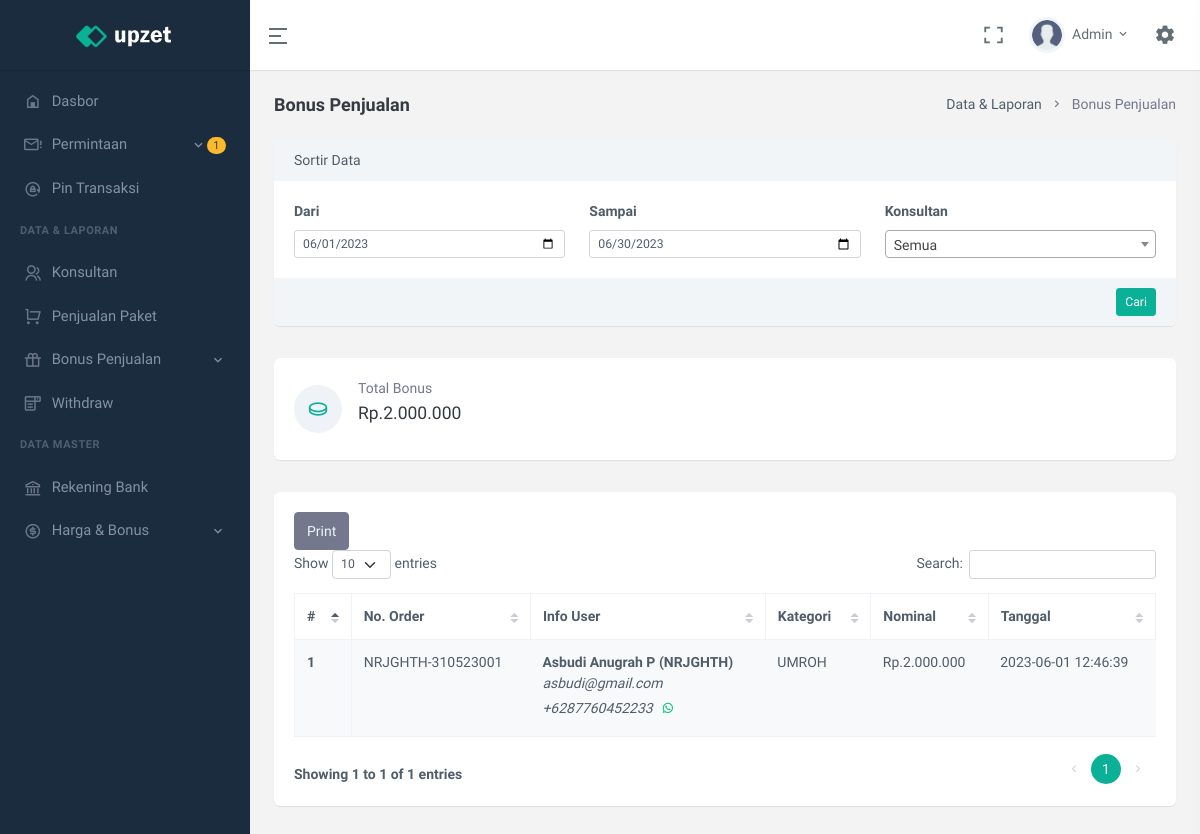
Page /bonus-penjualan.php (signed in) on the committed database.
### tables this page shows
CREATE TABLE `user` (
  `id` int(11) UNSIGNED NOT NULL,
  `code_referral` varchar(7) NOT NULL,
  `email` varchar(250) NOT NULL,
  `name` varchar(25) NOT NULL,
  `no_telpn` varchar(25) NOT NULL,
  `password` text NOT NULL,
  `role_user` enum('ADMIN','OWNER','KONSULTAN') NOT NULL DEFAULT 'KONSULTAN',
  `upline` varchar(7) NOT NULL DEFAULT 'ADMIN',
  `status` enum('AKTIF','TIDAK AKTIF') NOT NULL DEFAULT 'TIDAK AKTIF',
  `join_date` datetime NOT NULL
);

CREATE TABLE `history_bonus_penjualan` (
  `id` int(11) UNSIGNED NOT NULL,
  `code_order` varchar(20) NOT NULL,
  `code_referral` varchar(7) NOT NULL,
  `category` enum('UMROH','HAJI') NOT NULL,
  `nominal` double NOT NULL,
  `date` datetime NOT NULL
);

### modal/ConnectionsClass.php (called while the page is built, shortened)
<?php
class ConnectionsClass{
    private $servername = "localhost";
    private $username = "root";
    private $password = "";
    private $dbname = "nrj_tour";
    protected function dbConn(){
        $connect = new mysqli($this->servername, $this->username, $this->password, $this->dbname);
        if($connect){
            return $connect;
        }
    }
    protected function dbCheck(?string $tableName = null){
        $sql = "SHOW TABLES LIKE '" . $tableName . "'";
        $exe = $this->dbConn()->query($sql);
        $result = $exe->num_rows;
        return $result;
    }
}
?>

### modal/userClass.php (called while the page is built, shortened)
<?php
class userClass extends ConnectionsClass{
    private $table_name = "user";
    public function __construct(){
        if($this->dbCheck($this->table_name) == 0){
            $sql = "CREATE TABLE " . $this->table_name . " (
                id INT(11) UNSIGNED AUTO_INCREMENT PRIMARY KEY,
                code_referral VARCHAR(7) NOT NULL UNIQUE,
                email VARCHAR(250) NOT NULL UNIQUE,
                name VARCHAR(25) NOT NULL,
                no_telpn VARCHAR(25) NOT NULL UNIQUE,
                password TEXT NOT NULL,
                role_user ENUM('ADMIN','OWNER','KONSULTAN') NOT NULL DEFAULT 'KONSULTAN',
                upline VARCHAR(7) NOT NULL DEFAULT 'ADMIN',
                status ENUM('AKTIF','TIDAK AKTIF') NOT NULL DEFAULT 'TIDAK AKTIF',
                join_date DATETIME NOT NULL
            )";
            $this->dbConn()->query($sql);
            $this->dbConn()->close();
        }
    }
    public function selectUser(?string $param = null, ?string $key1 = null, ?string $key2 = null, ?string $key3 = null, ?string $key4 = null){
        if($param == "oneCondition"){
            $sql = "SELECT * FROM " . $this->table_name . " WHERE " . $key1 . " = '" . $key2 . "' ORDER BY join_date DESC";
        }elseif($param == "checkForUpdate"){
            $sql = "SELECT * FROM " . $this->table_name . " WHERE " . $key1 . " = '" . $key2 . "' AND code_referral <> '" . $key3 . "'";
        }
        $exe = $this->dbConn()->query($sql);
        while($rows = $exe->fetch_assoc()){
            $data[] = $rows;
        }
        $result["data"] = $data;
        $result["nums"] = $exe->num_rows;
        return $result;
    }
}
?>

### config/userLogin.php (called while the page is built, shortened)
<?php
$userClass = new userClass();
$dataLogin = $userClass->selectUser("oneCondition","code_referral",$_SESSION['id_nrjtour']);
foreach($dataLogin['data'] as $row){
    $name = $row['name'];
    $role_user = $row['role_user'];
}
?>

### modal/withdrawClass.php (called while the page is built, shortened)
<?php
class withdrawClass extends ConnectionsClass{
    private $table_name = "withdraw";
    public function __construct(){
        if($this->dbCheck($this->table_name) == 0){
            $sql = "CREATE TABLE " . $this->table_name . " (
                id INT(11) UNSIGNED AUTO_INCREMENT PRIMARY KEY,
                code_referral VARCHAR(7) NOT NULL,
                nominal DOUBLE NOT NULL,
                status ENUM('PENDING','DITOLAK','SUCCESS') NOT NULL DEFAULT 'PENDING',
                date DATETIME NOT NULL
            )";
            $this->dbConn()->query($sql);
            $this->dbConn()->close();
        }
    }
    public function selectWithdraw(?string $param = null, ?string $key1 = null, ?string $key2 = null){
        if($param == "oneCondition"){
            $sql = "SELECT * FROM " . $this->table_name . " WHERE " . $key1 . " = '" . $key2 . "' ORDER BY date DESC";
        }else{
            $sql = "SELECT * FROM " . $this->table_name . " ORDER BY date DESC";
        }
        $exe = $this->dbConn()->query($sql);
        $result["data"] = $data;
        $result["nums"] = $exe->num_rows;
        return $result;
    }
}
?>

### modal/dataPenjualanClass.php (called while the page is built, shortened)
<?php
class dataPenjualanClass extends ConnectionsClass{
    private $table_name = "data_penjualan";
    public function selectDataPenjualan(?string $param = null, ?string $key1 = null, ?string $key2 = null, ?string $key3 = null, ?string $key4 = null){
        if($param == "oneCondition"){
            $sql = "SELECT * FROM " . $this->table_name . " WHERE " . $key1 . " = '" . $key2 . "' ORDER BY date DESC";
        }elseif($param == "dateUser"){
            $sql = "SELECT * FROM " . $this->table_name . " WHERE perekrut = '" . $key1 . "' AND (date >= '" . $key2 . " 00:00:00' AND date <= '" . $key3 . " 23:59:59') ORDER BY date DESC LIMIT 1";
        }else{
            $sql = "SELECT * FROM " . $this->table_name . " ORDER BY date DESC";
        }
        $exe = $this->dbConn()->query($sql);
        while($rows = $exe->fetch_assoc()){
            $data[] = $rows;
        }
        $result["data"] = $data;
        $result["nums"] = $exe->num_rows;
        return $result;
    }
}
?>

### modal/historyBonusPenjualanClass.php (called while the page is built, shortened)
<?php
class historyBonusPenjualanClass extends ConnectionsClass{
    private $table_name = "history_bonus_penjualan";
    public function selectHistoryBonusPenjualan(?string $param = null, ?string $key1 = null, ?string $key2 = null, ?string $key3 = null, ?string $key4 = null){
        if($param == "allData"){
            $sql = "SELECT * FROM " . $this->table_name . " WHERE date >= '" . $key1 . " 00:00:00' AND date <= '" . $key2 . " 23:59:59' ORDER BY date DESC";
        }elseif($param == "byUser"){
            $sql = "SELECT * FROM " . $this->table_name . " WHERE date >= '" . $key1 . " 00:00:00' AND date <= '" . $key2 . " 23:59:59' AND code_referral = '" . $key3 . "' ORDER BY date DESC";
        }
        $exe = $this->dbConn()->query($sql);
        while($rows = $exe->fetch_assoc()){
            $data[] = $rows;
        }
        $result["data"] = $data;
        $result["nums"] = $exe->num_rows;
        return $result;
    }
}
?>

### config/bonusPenjualanConfig.php (the view, shortened to what this page needs)
<?php
$historyBonusPenjualanClass = new historyBonusPenjualanClass();
function dataTable($from, $to, $user){
    global $historyBonusPenjualanClass;
    global $role_user;
    $num = 1;
    $data = $historyBonusPenjualanClass->selectHistoryBonusPenjualan("byUser", $from, $to, $user);
    if($user == "all"){
        $data = $historyBonusPenjualanClass->selectHistoryBonusPenjualan("allData", $from, $to);
    }
    foreach($data['data'] as $row){
        $fee = number_format($row['nominal'],0,",",".");
        echo '<tr>
                <th> ' . $num++ . ' </th>
                <td>
                    ' . $row['code_order'] . '
                </td>';
        if($role_user == "ADMIN"){
            echo '<td>
                    <strong>' . dataUser($row['code_referral'])['name'] . ' (' . $row['code_referral'] . ')</strong><br>
                    <i>' . dataUser($row['code_referral'])['email'] . '</i><br>
                    <i>+62' . dataUser($row['code_referral'])['no_telpn'] . '</i><a href="https://api.whatsapp.com/send?phone=62' . dataUser($row['code_referral'])['no_telpn'] . '" class="btn btn-sm text-success radius-5"><i class="mx-auto ri-whatsapp-line"></i></a><br>
                </td>';
        }
        echo   '<td>' . $row['category'] . '</td>
                <td>Rp.' . $fee . '</td>
                <td>' . $row['date'] . '</td>
            </tr>';
    }
}
function totalBonus($from, $to, $user){
    global $historyBonusPenjualanClass;
    $total = 0;
    $data = $historyBonusPenjualanClass->selectHistoryBonusPenjualan("byUser", $from, $to, $user);
    if($user == "all"){
        $data = $historyBonusPenjualanClass->selectHistoryBonusPenjualan("allData", $from, $to);
    }
    foreach($data['data'] as $row){
        $total += $row['nominal'];
    }
    echo number_format($total,0,",",".");
}
function optUser($user){
    global $userClass;
    $data = $userClass->selectUser("oneCondition","role_user","KONSULTAN");
}
function dataUser($idUser){
    global $userClass;
    $data = $userClass->selectUser("oneCondition","code_referral",$idUser);
    foreach($data['data'] as $row){
        $result['name'] = $row['name'];
        $result['email'] = $row['email'];
        $result['no_telpn'] = $row['no_telpn'];
        $result['status'] = $row['status'];
    }
    $result['nums'] = $data['nums'];
    return $result;
}
?>

### partial/topBar.php (shortened to what this page needs)
<header id="page-topbar">
    <div class="navbar-header">
        <div class="d-flex">
            <div class="navbar-brand-box text-center">
                <a href="index.html" class="logo logo-light">
                    <span class="logo-lg">
                        <img src="assets/images/logo-light.png" alt="logo-light" height="24">
                    </span>
                </a>
            </div>
            <button type="button" class="btn btn-sm px-3 font-size-24 header-item waves-effect" id="vertical-menu-btn">
                <i class="ri-menu-2-line align-middle"></i>
            </button>
        </div>
        <div class="d-flex">
            <div class="dropdown d-none d-lg-inline-block ms-1">
                <button type="button" class="btn header-item noti-icon waves-effect" data-toggle="fullscreen">
                    <i class="ri-fullscreen-line"></i>
                </button>
            </div>
            <div class="dropdown d-inline-block user-dropdown">
                <button type="button" class="btn header-item waves-effect" id="page-header-user-dropdown"
                    data-bs-toggle="dropdown" aria-haspopup="true" aria-expanded="false">
                    <img class="rounded-circle header-profile-user" src="assets/images/users/avatar-2.png"
                        alt="Header Avatar">
                    <span class="d-none d-xl-inline-block ms-1"><?= explode(" ",$name)[0] ?></span>
                    <i class="mdi mdi-chevron-down d-none d-xl-inline-block"></i>
                </button>
            </div>
            <div class="dropdown d-inline-block">
                <button type="button" class="btn header-item noti-icon right-bar-toggle waves-effect">
                    <i class="mdi mdi-cog"></i>
                </button>
            </div>
        </div>
    </div>
</header>

### partial/sideBar.php (shortened to what this page needs)
<?php
    $dataPenjualanClass = new dataPenjualanClass();
    $withdrawClass = new withdrawClass();
?>
<div class="vertical-menu">
    <div data-simplebar class="h-100">
        <div id="sidebar-menu">
            <ul class="metismenu list-unstyled" id="side-menu">
                <li>
                    <a href="dasbor" class="waves-effect">
                        <i class="mdi mdi-home-variant-outline"></i>
                        <span>Dasbor</span>
                    </a>
                </li>
                <?php
                    if($role_user == "ADMIN"){
                        $dataNotif = $dataPenjualanClass->selectDataPenjualan("all");
                        $orderNumPendingNotif = 0;
                        $orderNumPendingPelunansanNotif = 0;
                        foreach($dataNotif['data'] as $row){
                            if($row['status'] == "PENDING"){
                                $orderNumPendingNotif += 1;
                            }elseif($row['status'] == "MENUNGGU KONFIRMASI PELUNASAN"){
                                $orderNumPendingPelunansanNotif += 1;
                            }
                        }
                        $dataWd = $withdrawClass->selectWithdraw("oneCondition", "status", "PENDING");
                        $wdnUMPending = $dataWd['nums'];
                ?>
                    <li>
                        <a href="javascript: void(0);" class="has-arrow waves-effect">
                            <i class="mdi mdi-email-alert-outline"></i>
                            <?php if($orderNumPendingNotif + $orderNumPendingPelunansanNotif + $wdnUMPending > 0){ ?>
                                <span class="badge rounded-pill bg-warning text-dark float-end"><?= $orderNumPendingNotif + $orderNumPendingPelunansanNotif + $wdnUMPending ?></span>
                            <?php } ?>
                            <span>Permintaan</span>
                        </a>
                    </li>
                    <li>
                        <a href="pin-transaksi" class="waves-effect">
                            <i class="ri-rotate-lock-line"></i>
                            <span>Pin Transaksi</span>
                        </a>
                    </li>
                    <li class="menu-title">Data & Laporan</li>
                    <li>
                        <a href="data-member" class="waves-effect">
                            <i class="ri-group-line"></i>
                            <span>Konsultan</span>
                        </a>
                    </li>
                    <li>
                        <a href="javascript: void(0);" class="waves-effect">
                            <i class=" ri-shopping-cart-line"></i>
                            <span>Penjualan Paket</span>
                        </a>
                    </li>
                    <li>
                        <a href="javascript: void(0);" class="has-arrow waves-effect">
                            <i class="ri-gift-line"></i>
                            <span>Bonus Penjualan</span>
                        </a>
                    </li>
                    <li>
                        <a href="withdraw" class="waves-effect">
                            <i class="mdi mdi-form-dropdown"></i>
                            <span>Withdraw</span>
                        </a>
                    </li>
                    <li class="menu-title">Data Master</li>
                    <li>
                        <a href="akun-bank-admin" class="waves-effect">
                            <i class="ri-bank-line"></i>
                            <span>Rekening Bank</span>
                        </a>
                    </li>
                    <li>
                        <a href="javascript: void(0);" class="has-arrow waves-effect">
                            <i class="ri-money-dollar-circle-line "></i>
                            <span>Harga & Bonus</span>
                        </a>
                    </li>
                <?php } ?>
            </ul>
        </div>
    </div>
</div>

### rows in the picture
user: name "Admin", role_user "1"
history_bonus_penjualan: code_order "NRJGHTH-310523001", name "Asbudi Anugrah P", code_referral "NRJGHTH", email "asbudi@gmail.com", no_telpn "87760452233", category "UMROH", nominal "2.000.000", date "2023-06-01 12:46:39"

### other values in the picture
$total "2.000.000"
